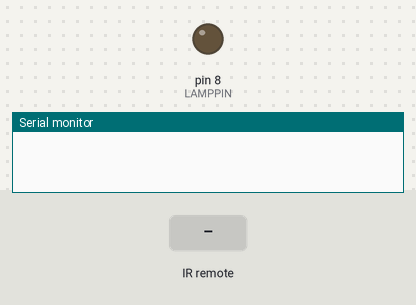
The sketch below on a simulated Arduino Uno, built with avr-gcc and run on an emulated ATmega328P. Parts: output pins drawn as LEDs (lit = HIGH), the last lines printed to the serial monitor. Inputs (shaded band) come from the test bench.

Above: at 1.2 s.
1.3 s: infrared code 0x1C received
At 1.7 s:
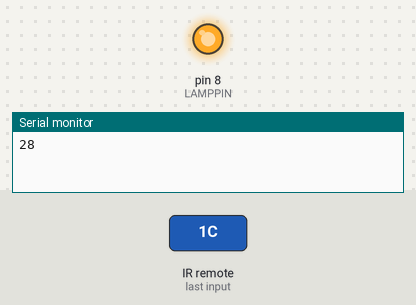
Timing chart, 0 to 4.3 s (numbered marks = the images above; inputs shaded):
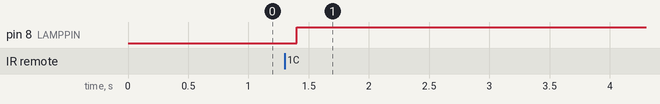

Measured:
- after the input at 1.3 s, pin 8 (LAMPPIN): LOW → HIGH after 0.10 s

The sketch:

remote_lamp.ino
```cpp
#include <IRremote.h>

const int IRPIN = 5;
const int LAMPPIN = 8;
void setup()
{
    Serial.begin(9600);
    IrReceiver.begin(IRPIN, ENABLE_LED_FEEDBACK);
    pinMode(LAMPPIN, OUTPUT);
}

int lastStateLampu = LOW;
int currentStateLampu;
int statusLampu = false;

void buttonLampu()
{

    if (lastStateLampu == HIGH && currentStateLampu == LOW)
    {
        if (statusLampu)
        {
            statusLampu = false;
            digitalWrite(LAMPPIN, LOW);
        }
        else
        {
            statusLampu = true;
            digitalWrite(LAMPPIN, HIGH);
        }
    }
    lastStateLampu = currentStateLampu;
}

void loop()
{
    if (IrReceiver.decode())
    {
        IrReceiver.resume();
        if (IrReceiver.decodedIRData.command == 28)
        {
            Serial.println(IrReceiver.decodedIRData.command);
            currentStateLampu = HIGH;
        }
    }
    buttonLampu();
    currentStateLampu = LOW;
    delay(100);
}
```
